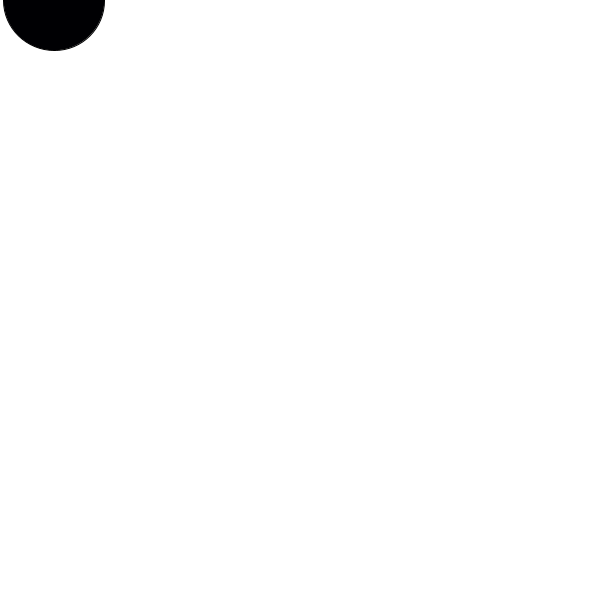
Frame 1 (no input)
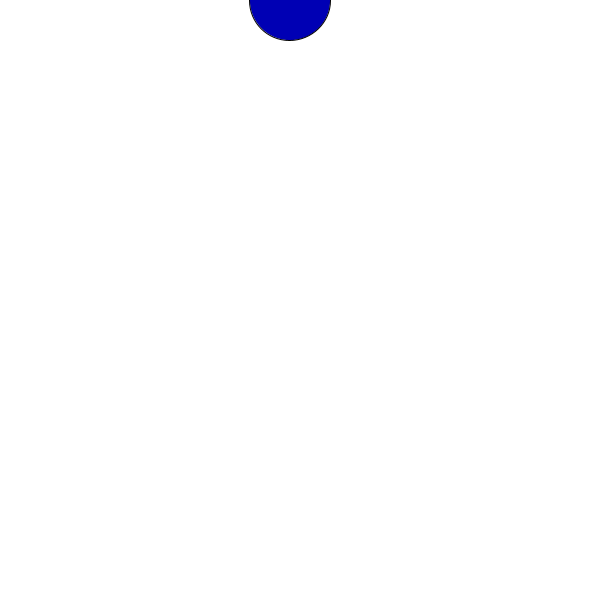
Frame 60 (the mouse pressed at the canvas centre just before this capture)
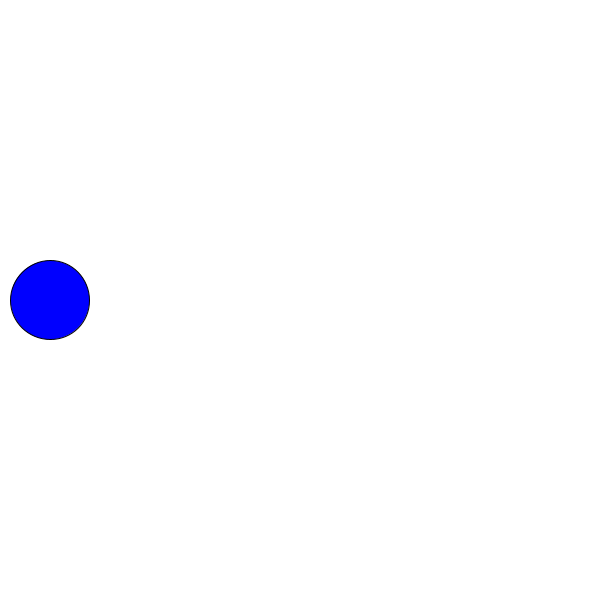
Frame 120 (the mouse held since frame 60 and released just before this capture)

The Processing sketch that drew these frames (run headless with seeded random() and noise(); from frame 60 on, the mouse is pressed at the canvas centre):

// Processing sketch: processing_42902
// ── processing_42902.pde

float dia = 100;
float x = dia/2;
float speed = 4;
float col = 0;
float colChange = speed-1;

void setup() {

  size (600, 600);
  smooth();
}

void draw () {

  background(255);

  x = x + speed;
  col = col + colChange ;


/* when I make the dia rabdom, circle sometimes 
changed direction after wall. why??*/

  dia = dia + random(-2, 2);

  fill (0, 0, col);
  ellipse (x, mouseY, dia, dia);


  if (x > width-dia/2 || x < dia/2) {
    speed = speed* -1;
  }

  if (x > width-dia/2 || x < dia/2) {
    colChange = colChange* -1;
  }
}
  void mousePressed (){
    speed = speed * -1;
    
  }
    
 /* I want to make it go faster when  press any key
 yet I don't know how to assign specific funtions to key [pressed.
 */
  
    
